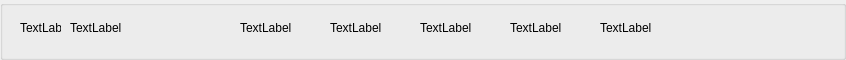
<?xml version="1.0" encoding="UTF-8"?>
<ui version="4.0">
 <class>CbListItem</class>
 <widget class="QGroupBox" name="CbListItem">
  <property name="geometry">
   <rect>
    <x>0</x>
    <y>0</y>
    <width>846</width>
    <height>60</height>
   </rect>
  </property>
  <property name="windowTitle">
   <string>GroupBox</string>
  </property>
  <widget class="QLabel" name="id">
   <property name="geometry">
    <rect>
     <x>20</x>
     <y>20</y>
     <width>41</width>
     <height>16</height>
    </rect>
   </property>
   <property name="text">
    <string>TextLabel</string>
   </property>
  </widget>
  <widget class="QLabel" name="name">
   <property name="geometry">
    <rect>
     <x>70</x>
     <y>20</y>
     <width>151</width>
     <height>16</height>
    </rect>
   </property>
   <property name="text">
    <string>TextLabel</string>
   </property>
  </widget>
  <widget class="QLabel" name="teacher">
   <property name="geometry">
    <rect>
     <x>240</x>
     <y>20</y>
     <width>81</width>
     <height>16</height>
    </rect>
   </property>
   <property name="text">
    <string>TextLabel</string>
   </property>
  </widget>
  <widget class="QLabel" name="day">
   <property name="geometry">
    <rect>
     <x>330</x>
     <y>20</y>
     <width>91</width>
     <height>16</height>
    </rect>
   </property>
   <property name="text">
    <string>TextLabel</string>
   </property>
  </widget>
  <widget class="QLabel" name="duration">
   <property name="geometry">
    <rect>
     <x>420</x>
     <y>20</y>
     <width>71</width>
     <height>16</height>
    </rect>
   </property>
   <property name="text">
    <string>TextLabel</string>
   </property>
  </widget>
  <widget class="QLabel" name="location">
   <property name="geometry">
    <rect>
     <x>510</x>
     <y>20</y>
     <width>81</width>
     <height>16</height>
    </rect>
   </property>
   <property name="text">
    <string>TextLabel</string>
   </property>
  </widget>
  <widget class="QLabel" name="week">
   <property name="geometry">
    <rect>
     <x>600</x>
     <y>20</y>
     <width>231</width>
     <height>16</height>
    </rect>
   </property>
   <property name="text">
    <string>TextLabel</string>
   </property>
  </widget>
 </widget>
 <resources/>
 <connections/>
</ui>
